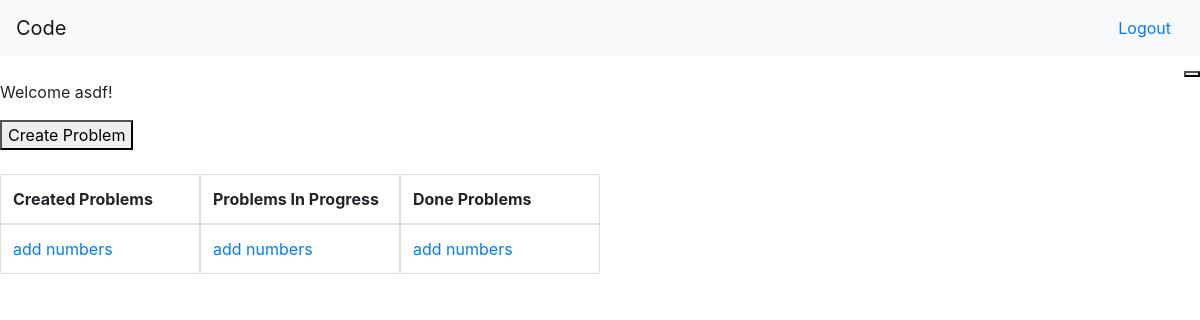
Page / (signed in) on the earlier database version.
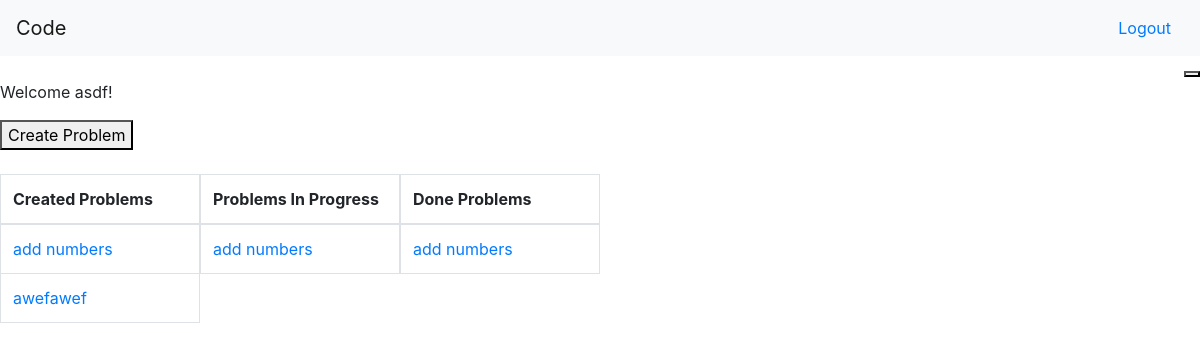
Same page on the later database version.
### tables this page shows
CREATE TABLE question(name TEXT, id TEXT, author TEXT, upvotes INTEGER, downvotes INTEGER);

### app.py (the view)
@app.route("/")
def homepage():
	if session.get("uname"):
		username = session["uname"]
		return render_template("loggedIn.html", user = username, arr1 = db.getCreatedProblems(username),arr2 =db.getInProgressProblems(username),arr3=db.getDoneProblems(username) )
	return render_template("login.html",Title = 'Login')

### util/db.py (called while the page is built)
def getCreatedProblems(username):
	arr = []
	names = []
	with sqlite3.connect("discobandit.db") as db:
		cur= db.cursor()
		arr= cur.execute("SELECT id from user WHERE user = ? AND type = ?",(username,"created",)).fetchall()
		for id in arr:
			id = id[0]
			name = cur.execute("SELECT name from question WHERE id = ?",(id,)).fetchall()
			names.append(name[0])
		print(names)
	return names

def getInProgressProblems(username):
	arr = []
	names = []
	with sqlite3.connect("discobandit.db") as db:
		cur= db.cursor()
		arr= cur.execute("SELECT id from user WHERE user = ? AND type = ?",(username,"inprog",)).fetchall()
		for id in arr:
			id = id[0]
			name = cur.execute("SELECT name from question WHERE id = ?",(id,)).fetchone()
			names.append(name)
	return names

def getDoneProblems(username):
	arr = []
	names = []
	with sqlite3.connect("discobandit.db") as db:
		cur= db.cursor()
		arr= cur.execute("SELECT id from user WHERE user = ? AND type = ?",(username,"done",)).fetchall()
		for id in arr:
			print("here")
			print(id)
			id = id[0]
			name = cur.execute("SELECT name from question WHERE id = ?",(id,)).fetchone()
			names.append(name)
	return names

### templates/loggedIn.html (shortened to what this page needs)
<!DOCTYPE html>
{% extends "baseLoggedIn.html" %}
{% block content %}
<html>
  <head>
    <link rel="stylesheet" href="https://stackpath.bootstrapcdn.com/bootstrap/4.3.1/css/bootstrap.min.css">
  </head>
  <body>
    <div>
      <p>Welcome {{ user }}!</p>
      <form action="/newproblem">
      <button type="submit">Create Problem</button>
      </form>
    </div>
    <br>
    <div style="width: 200px; float: left">
    <table class="table table-bordered">
      <thead>
        <tr>
          <th scope="col">Created Problems</th>
        </tr>
      </thead>
      <tbody>
        <tr>
          {% for name in arr1 %}
          <tr><td><a href = {{ url_for('edit', title=name) }}>{{ name.0 }}</a></td></tr>
          {% endfor %}
        </tr>
      </tbody>
    </table>
  </div>
  <div style="width: 200px; float: left">
  <table class="table table-bordered">
    <thead>
      <tr>
        <th scope="col">Problems In Progress</th>
      </tr>
    </thead>
    <tbody>
      <tr>
        {% for name in arr2 %}
        <tr><td><a href = {{ url_for('edit', title=name) }}>{{ name.0 }}</a></td></tr>
        {% endfor %}
      </tr>
    </tbody>
  </table>
</div>
<div style="width: 200px; float: left">
<table class="table table-bordered">
  <thead>
    <tr>
      <th scope="col">Done Problems</th>
    </tr>
  </thead>
  <tbody>
    <tr>
      {% for name in arr3 %}
      <tr><td><a href = {{ url_for('edit', title=name) }}>{{ name.0 }}</a></td></tr>
      {% endfor %}
    </tr>
  </tbody>
</table>
</div>
  </body>
</html>
{% endblock %}

### templates/baseLoggedIn.html
<!DOCTYPE html>
{% extends "base.html" %}
{% block content0 %}
<form action="/logout" method="POST">
    <div align ="right"><button type ="submit">{% block log %} {% endblock %}</button></div>
</form>
{% endblock %}

### templates/base.html (shortened to what this page needs)
<!DOCTYPE html>
<html>
<head>
    {% block head %}
    <link rel="stylesheet" href="https://stackpath.bootstrapcdn.com/bootstrap/4.1.3/css/bootstrap.min.css">
    {% endblock %}
</head>
<body>
  <nav class="navbar navbar-expand-lg navbar-light bg-light">
  <a class="navbar-brand" href="/">Code</a>
  <div class="collapse navbar-collapse justify-content-end" id="navbarCollapse">
    <form action="/logout" method="post"><button type="submit" class="btn btn-link navbar-btn navbar-link">Logout</button>   </form>
  </div>
</nav>
  {% block content0 %}{% endblock %}
    <font color="red"> {% set msgs = get_flashed_messages() %}
    </font>
    {% block content %}{% endblock %}
</body>
</html>

Differences in the rows shown:
added question: name "awefawef"
